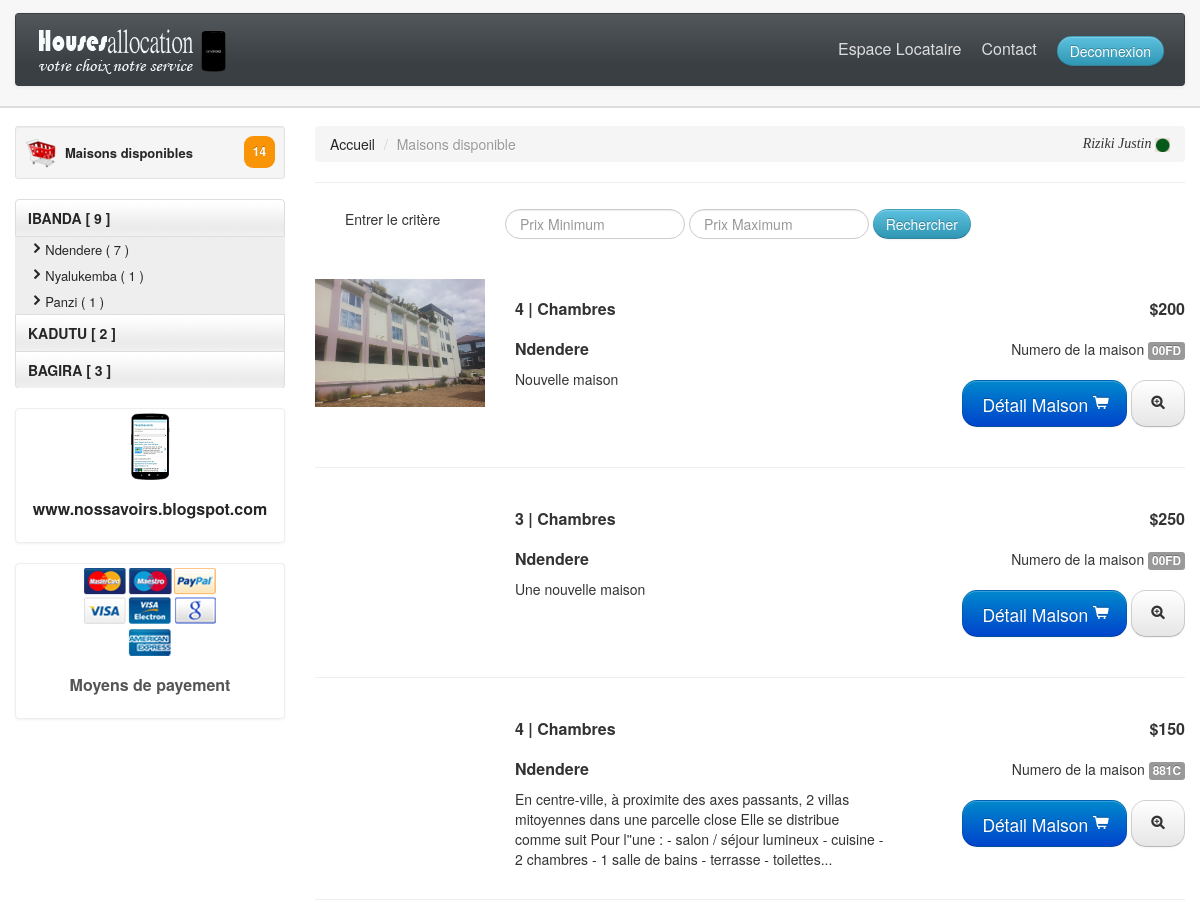
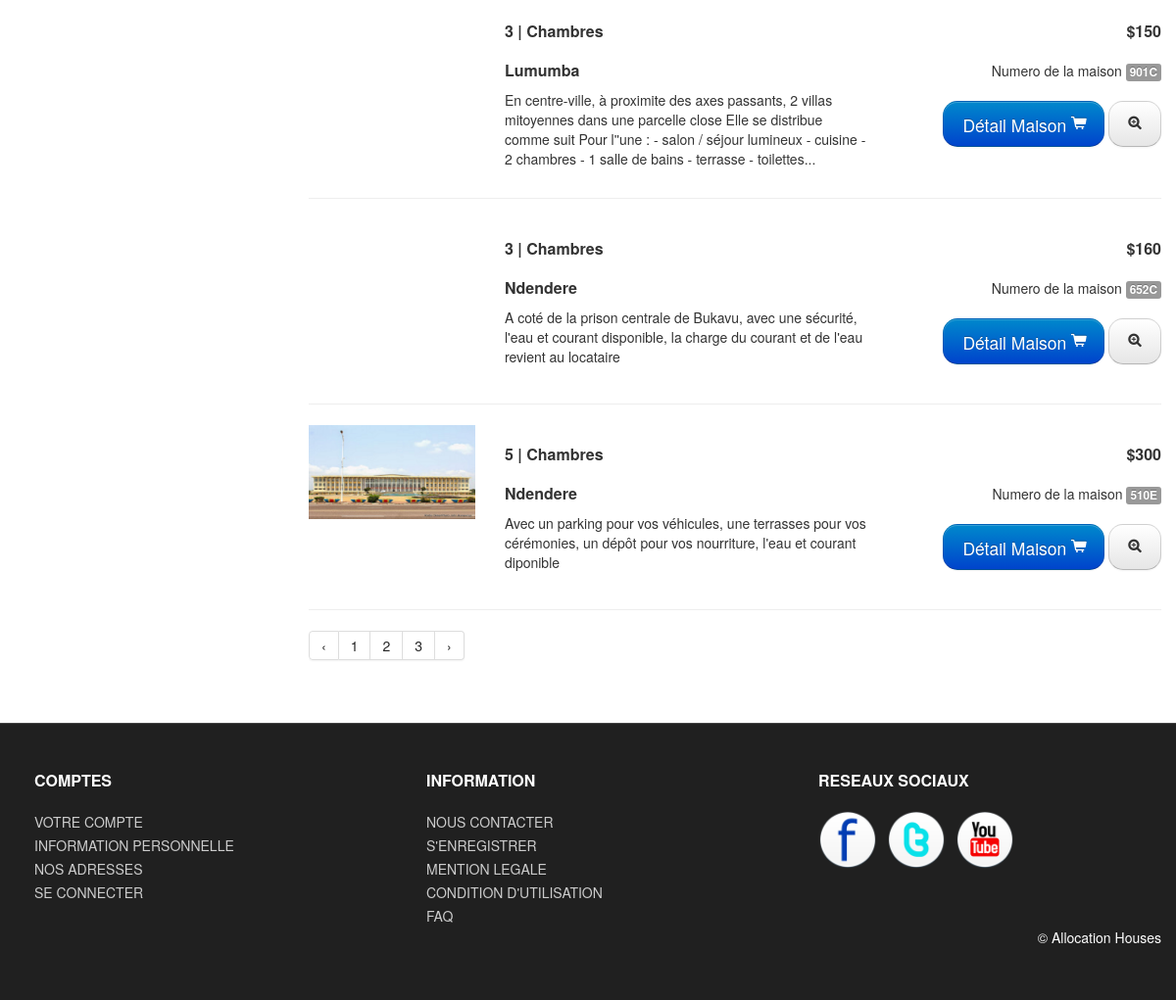
The page /maisonsLoc.php (signed in) on the database its author committed (2 pictures, top to bottom).
### tables this page shows
CREATE TABLE IF NOT EXISTS `maisons` (
  `IdM` int(11) NOT NULL AUTO_INCREMENT,
  `Libelle` longtext NOT NULL,
  `Num` varchar(30) NOT NULL,
  `Prix` int(11) NOT NULL,
  `Commune` varchar(30) NOT NULL,
  `Quartier` varchar(30) NOT NULL,
  `Avenue` varchar(30) NOT NULL,
  `NbChambre` int(11) NOT NULL,
  `NbSalon` int(11) NOT NULL,
  `NbDouche` int(11) NOT NULL,
  `Description` longtext NOT NULL,
  `EtatMaison` varchar(20) NOT NULL,
  `StatutMaison` varchar(10) NOT NULL,
  `DateOffre` date NOT NULL,
  `Photo` varchar(30) NOT NULL,
  `IdB` int(11) DEFAULT NULL,
  `IdAdm` int(11) DEFAULT NULL,
  PRIMARY KEY (`IdM`),
  KEY `fk_maisons_bailleurs_idx` (`IdB`),
  KEY `fk_maisons_agents1_idx` (`IdAdm`)
);

### maisonsLoc.php (the view, shortened to what this page needs)
<?php
	include('config/connexion.php');
	if (isset($_SESSION['idLoc'])) {
	$etatMaison = 'Innocupee';
	$statutMaison = 'Valide';
	$req = $bdd->prepare('SELECT COUNT(*) as nb FROM maisons WHERE maisons.EtatMaison = :etat AND maisons.StatutMaison = :statutMaison' );
	$req->execute(array('etat' => $etatMaison, 'statutMaison' => $statutMaison));
	$resultat = $req->fetch();
	$maisonsparPage = 6;
	$totalMaisonsReq = $bdd->prepare('SELECT IdM FROM maisons WHERE maisons.EtatMaison = :etat AND maisons.StatutMaison = :statutMaison');
	$totalMaisonsReq->execute(array('etat' => $etatMaison, 'statutMaison' => $statutMaison));
	$totalMaisons = $totalMaisonsReq->rowCount();
	$pagesTotales = ceil($totalMaisons / $maisonsparPage);
	if (isset($_GET['page']) AND !empty($_GET['page']) AND $_GET['page'] > 0) {
		$_GET['page'] = intval($_GET['page']);
		$pageCourante = $_GET['page'];
	}else{
		$pageCourante = 1;
	}
	$depart = ($pageCourante - 1) * $maisonsparPage;
?>
<!DOCTYPE html>
<html lang="en">
  <head>
    <link id="callCss" rel="stylesheet" href="themes/bootshop/bootstrap.min.css" media="screen"/>
    <link href="themes/css/base.css" rel="stylesheet" media="screen"/>
	<link href="themes/css/bootstrap-responsive.min.css" rel="stylesheet"/>
	<link href="themes/css/font-awesome.css" rel="stylesheet" type="text/css">
	<link href="themes/js/google-code-prettify/prettify.css" rel="stylesheet"/>
  </head>
<body>
<div id="header">
<div class="container">
<div id="welcomeLine" class="row">
	<div class="span6">
	</div>
</div>
<div id="logoArea" class="navbar">
  <div class="navbar-inner">
    <a class="brand" href="maisonsLoc.php"><img src="themes/images/logo1.png" alt="HousesAllocation" title="HousesAllocation" /></a>
	<ul id="topMenu" class="nav pull-right">
	 <li class=""><a href="espace_locataire.php">Espace Locataire</a></li>
	 <li class=""><a href="contact.php">Contact</a></li>
	 <li class="">
	  <a href="config/deconnexion.php"  style="padding-right:0"><span class="btn btn-medium btn-info">Deconnexion</span></a>
	</li>
    </ul>
  </div>
</div>
</div>
</div>
<div id="mainBody">
	<div class="container">
	<div class="row">
	<div id="sidebar" class="span3">
		<div class="well well-small"><a id="myCart" href=""><img src="themes/images/ico-cart.png" alt="cart">Maisons disponibles<span class="badge badge-warning pull-right"><?php echo $resultat['nb']; ?></span></a></div>
		<ul id="sideManu" class="nav nav-tabs nav-stacked">
			<li class="subMenu open"><a> IBANDA
				<?php
				$req = $bdd->prepare('SELECT COUNT(*) as nbi FROM maisons WHERE  maisons.Commune = :nom AND maisons.EtatMaison = :etat AND maisons.StatutMaison = :statutMaison');
				$req->execute(array('nom'=>'Ibanda','etat'=> $etatMaison, 'statutMaison' => $statutMaison));
				$resultat = $req->fetch();
				echo "[ ".$resultat['nbi']." ]";
				?></a>
				<ul>
				<li>
					<a class="active" ><i class="icon-chevron-right"></i>Ndendere
					<?php
						$req = $bdd->prepare('SELECT COUNT(*) as nbi FROM maisons WHERE  maisons.Quartier = :nom AND maisons.EtatMaison = :etat AND maisons.StatutMaison = :statutMaison ');
						$req->execute(array('nom'=>'Ndendere','etat'=> $etatMaison, 'statutMaison' => $statutMaison));
						$resultat = $req->fetch();
						echo "( ".$resultat['nbi']." )";
					?>
					</a>
				</li>
				<li>
					<a><i class="icon-chevron-right"></i>Nyalukemba
					<?php
						$req = $bdd->prepare('SELECT COUNT(*) as nbi FROM maisons WHERE  maisons.Quartier = :nom AND maisons.EtatMaison = :etat AND maisons.StatutMaison = :statutMaison');
						$req->execute(array('nom'=>'Nyalukemba','etat' => $etatMaison, 'statutMaison' => $statutMaison));
						$resultat = $req->fetch();
						echo "( ".$resultat['nbi']." )";
					?>
					</a>
				</li>
				<li>
					<a><i class="icon-chevron-right"></i>Panzi
					<?php
						$req = $bdd->prepare('SELECT COUNT(*) as nbi FROM maisons WHERE  maisons.Quartier = :nom AND maisons.EtatMaison = :etat AND maisons.StatutMaison = :statutMaison');
						$req->execute(array('nom'=>'Panzi','etat'=> $etatMaison, 'statutMaison' => $statutMaison));
						$resultat = $req->fetch();
						echo "( ".$resultat['nbi']." )";
					?>
					</a>
				</li>
				</ul>
			</li>
			<li class="subMenu"><a> KADUTU
				<?php
				$req = $bdd->prepare('SELECT COUNT(*) as nbi FROM maisons WHERE  maisons.Commune = :nom AND maisons.EtatMaison = :etat AND maisons.StatutMaison = :statutMaison ');
				$req->execute(array('nom'=>'Kadutu','etat'=> $etatMaison, 'statutMaison' => $statutMaison));
				$resultat = $req->fetch();
				echo "[ ".$resultat['nbi']." ]";
				?> </a>
			</li>
			<li class="subMenu"><a>BAGIRA
				<?php
				$req = $bdd->prepare('SELECT COUNT(*) as nbi FROM maisons WHERE  maisons.Commune = :nom AND maisons.EtatMaison = :etat AND maisons.StatutMaison = :statutMaison');
				$req->execute(array('nom'=>'Bagira','etat'=> $etatMaison, 'statutMaison' => $statutMaison));
				$resultat = $req->fetch();
				echo "[ ".$resultat['nbi']." ]";
				?></a>
			</li>
		</ul>
		<br/>
			<div class="thumbnail">
				<img src="themes/images/carousel/winphone.png" title="Bootshop New Kindel" alt="Blog Blogspot">
				<div class="caption">
				  <h5 style="color: green;"><a href="www.nossavoirs.blogspot.com">www.nossavoirs.blogspot.com</a></h5>
				</div>
			  </div><br/>
			<div class="thumbnail">
				<img src="themes/images/carousel/payment_methods.png" title="Allocation Houses Payment Methods" alt="Moyen de paiement">
				<div class="caption">
				  <h5>Moyens de payement</h5>
				</div>
			  </div>
	</div>
	<div class="span9">
    <ul class="breadcrumb">
		<li><a href="maisonsLoc.php">Accueil</a> <span class="divider">/</span></li>
		<li class="active">Maisons disponible</li>
		<div class="pull-right" style="font-family: verdana">
		<i><?php echo $_SESSION['nomLoc'].' '; ?></i><img style="width: 15px;" src="themes/images/galerie/point.png" title="en ligne">
		</div>
    </ul>
	<hr class="soft"/>
	<form class="form-horizontal span9" method="POST"  action="">
		<div class="control-group">
		  <label class="control-label alignL">Entrer le critère </label>
			<input type="text"  style="margin-top: 5px;"class="input-medium search-query" placeholder="Prix Minimum" name="prixMin">
		  <input type="text" style="margin-top: 5px;" class="input-medium search-query" placeholder="Prix Maximum" name="prixMax">
		  <input type="submit" name="rechercher" style="margin-top: 5px;" value="Rechercher" class="btn btn-medium btn-info" >
		</div>
	</form>
<br class="clr"/>
<div class="tab-content ">
	<div class="tab-pane active" id="listView">
		<?php
		if (isset($_POST['rechercher'])) {
			$prixMin = $_POST['prixMin'];
			$prixMax = $_POST['prixMax'];
			$req = $bdd->prepare('SELECT * FROM maisons WHERE maisons.EtatMaison = :etat AND maisons.StatutMaison = :statutMaison AND  maisons.Prix BETWEEN :prixMin AND :prixMax ORDER BY IdM  ');
			$req->execute(array('etat' => 'Innocupee', 'statutMaison' => $statutMaison ,'prixMin' => $prixMin, 'prixMax' => $prixMax ));
			while ($resultat = $req->fetch()) {
		?>
		<div class="row">
			<div class="span2" style="height: 200px;">
				<img src="themes/images/maisons/<?php echo $resultat['Photo']; ?>" style="height: 200px;" alt=""  />
			</div>
			<div class="span4">
				<h3> <?php echo $resultat['NbChambre']; ?> | Chambres </h3>
				<h5><?php echo $resultat['Quartier']; ?></h5>
				<p>
				<?php echo utf8_encode($resultat['Description']); ?>
				</p>
			</div>
			<div class="span3 alignR">
				<form class="form-horizontal qtyFrm">
				<h3> $<?php echo $resultat['Prix']; ?></h3>
				 Numero de la maison <medium class="label"><?php echo $resultat['Num']; ?></medium>
				<br/>
				<br/>
				  <?php $idB = $resultat['IdB']; $photo = $resultat['Photo']; $numM = $resultat['Num']; $idM = $resultat['IdM'];  echo '<a href="detail_maison.php?idB='.$idB.'&& numM='.$numM.'&& idM='.$idM.'&& photo='.$photo.'" class="btn btn-large btn-primary"> Reserver </a>'; ?>
				  <?php $idB = $resultat['IdB']; $photo = $resultat['Photo']; $numM = $resultat['Num']; $idM = $resultat['IdM'];  echo '<a href="detail_maison.php?idB='.$idB.'&& numM='.$numM.'&& idM='.$idM.'&& photo='.$photo.'" class="btn btn-large"><i class="icon-zoom-in"></i></a>'; ?>
				</form>
			</div>
		</div>
		<hr class="soft"/>
	<?php }
		}else{
			$req = $bdd->prepare('SELECT * FROM maisons WHERE maisons.EtatMaison = :etat AND maisons.StatutMaison = :statutMaison ORDER BY IdM DESC LIMIT '.$depart.','.$maisonsparPage);
			$req->execute(array('etat' => $etatMaison, 'statutMaison' => $statutMaison ));
			while ($resultat = $req->fetch()) {
		?>
		<div class="row">
			<div class="span2">
				<img src="themes/images/maisons/<?php echo $resultat['Photo']; ?>" alt=""/>
			</div>
			<div class="span4">
				<h3> <?php echo $resultat['NbChambre']; ?> | Chambres  </h3>
				<h5><?php echo $resultat['Quartier']; ?></h5>
				<p>
				<?php echo utf8_encode($resultat['Description']); ?>
				</p>
			</div>
			<div class="span3 alignR">
				<form class="form-horizontal qtyFrm">
				<h3> $<?php echo $resultat['Prix']; ?></h3>
				 Numero de la maison <medium class="label"><?php echo $resultat['Num']; ?></medium>
				<br/>
				<br/>
				  <?php $idB = $resultat['IdB']; $photo = $resultat['Photo']; $numM = $resultat['Num']; $idM = $resultat['IdM'];  echo '<a href="detail_maison.php?idB='.$idB.'&& numM='.$numM.'&& idM='.$idM.'&& photo='.$photo.'" class="btn btn-large btn-primary"> Détail Maison <i class=" icon-shopping-cart"></i></a>'; ?>
				  <?php $idB = $resultat['IdB']; $photo = $resultat['Photo']; $numM = $resultat['Num']; $idM = $resultat['IdM'];  echo '<a href="detail_maison.php?idB='.$idB.'&& numM='.$numM.'&& idM='.$idM.'&& photo='.$photo.'" class="btn btn-large"><i class="icon-zoom-in"></i></a>'; ?>
				</form>
			</div>
		</div>
		<hr class="soft"/>
	<?php }
		}?>
	<div class="pagination">
		<ul>
			<?php
				$prec = $pageCourante - 1;
				$suiv = $pageCourante + 1;
					echo '<li><a href="maisonsLoc.php?page='.$prec.'">&lsaquo;</a> </li>';
					for ($i=1; $i <= $pagesTotales; $i++) {
						echo '<li active><a href="maisonsLoc.php?page='.$i.'">'.$i.'</a> </li>';
					}
						echo '<li><a href="maisonsLoc.php?page='.$suiv.'">&rsaquo;</a> </li>';
			?>
		</ul>
	</div>
	<br class="clr"/>
</div>
</div>
</div>
</div>
</div>
	<?php include('include/footer.php'); ?>
</body>
</html>
	<?php }else{ header('Location:index.php');}

### themes/css/base.css (style rules this page uses)
#mainBody { border-top:2px solid #dedede; padding-top: 18px; }
#carouselBlk,#header { background: url(../images/headerRepeat.png) repeat-x 0 0 #f7f7f7; }
#logoArea, #logoArea a { line-height:49px; }
#logoArea .btn, #logoArea .btn-group { margin-top: 0; }
#welcomeLine { padding: 8px 0 4px }
#myCart img { float:left; margin-right:8px; }
#myCart .badge { padding: 9px; }
#myCart { font-size: 13px;font-weight: bold; line-height: 33px; }
#sidebar ul ul li a { font-size:12px; }
#sidebar ul { list-style: none;padding: 0;margin: 0;width: 100%; }
#sidebar li a { font-weight:bold; background:url(../images/tabRepeatInactive.png) repeat-x 0 0; color:#262626; }
#sidebar ul li li a { background:#eee; padding-left:14px;font-weight:normal;display:block; font-size:13px; line-height:26px; }
.thumbnail h5,.thumbnail p { text-align:center }
.alignR { text-align:right; }
.control-label.alignL, .alignL { text-align:left; }
[class^="icon-"], [class*=" icon-"] { background-image: none; }
.navbar .nav > li > a { padding:10px;color: #DDD;text-shadow: none;font-size: 16px; }
#logoArea, #logoArea a { outline:none; }
.navbar .nav.pull-right, #sideManu { overflow:hidden; }
@media (min-width: 1200px) { h1,h2,h3,h4,h5,h6 { font-size:16px; } }
@media (min-width: 1200px) { body,section,aside,caption, p { font-size:14px; } }
.btn { border-radius: 15px; }
#logoArea { border-radius: 10px; }

### rows shown on the page
maisons: Photo (picture), NbChambre "4", Quartier "Ndendere", Description "Nouvelle maison", Prix "200", Num "00FD"
maisons: NbChambre "3", Quartier "Ndendere", Description "Une nouvelle maison", Prix "250", Num "00FD"
maisons: NbChambre "4", Quartier "Ndendere", Description "En centre-ville, à proximite des axes passants, 2 villas mitoyennes dans une parcelle close Elle se distribue comme suit Pour l''une : - salon / séjour lumineux - cuisine - 2 chambres - 1 salle de bains - terrasse - toilettes...", Prix "150", Num "881C"
maisons: NbChambre "3", Quartier "Lumumba", Description "En centre-ville, à proximite des axes passants, 2 villas mitoyennes dans une parcelle close Elle se distribue comme suit Pour l''une : - salon / séjour lumineux - cuisine - 2 chambres - 1 salle de bains - terrasse - toilettes...", Prix "150", Num "901C"
maisons: NbChambre "3", Quartier "Ndendere", Description "A coté de la prison centrale de Bukavu, avec une sécurité, l'eau et courant disponible, la charge du courant et de l'eau revient au locataire", Prix "160", Num "652C"
maisons: Photo (picture), NbChambre "5", Quartier "Ndendere", Description "Avec un parking pour vos véhicules, une terrasses pour vos cérémonies, un dépôt pour vos nourriture, l'eau et courant diponible", Prix "300", Num "510E"

### other values the page prints
$resultat['nb'] "14"
$resultat['nbi'] "9"
$resultat['nbi'] "7"
$resultat['nbi'] "1"
$resultat['nbi'] "2"
$resultat['nbi'] "3"
$_SESSION['nomLoc'] "Riziki Justin"
